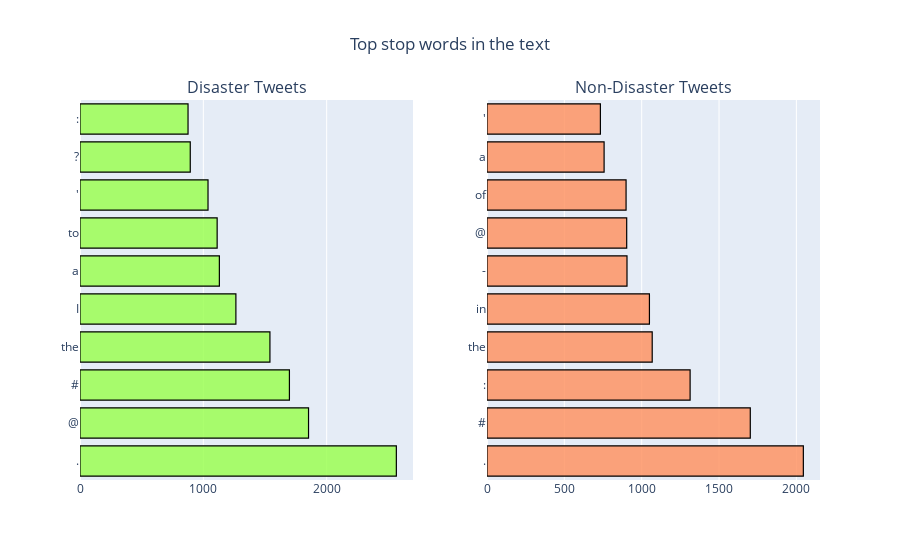

The notebook cell saved with this chart:
### Code cell
values_list = []

def analyze_stopwords(data,func,targetlist):
  
  for label in range(0,len(targetlist)):
    corpus = func(targetlist[label])
    dic = defaultdict(int)
    
    for word in corpus:
        dic[word] += 1
    
    top = sorted(dic.items(),key = lambda x: x[1],reverse=True)[:10]
    x_items,y_values = zip(*top)
    values_list.append(x_items)
    values_list.append(y_values)

#analyzing stopwords for 0 and 1 target labels
analyze_stopwords(data,create_corpus,[0,1])

fig = make_subplots(rows=1, cols=2,subplot_titles=("Disaster Tweets", "Non-Disaster Tweets"))

fig.add_trace(
      go.Bar(x=values_list[1],y=values_list[0],orientation='h',marker=dict(color= 'rgba(152, 255, 74,0.8)'),
             marker_line=dict(color='black'),marker_line_width=1.2),
      row=1, col=1
).add_trace(
      go.Bar(x=values_list[3],y=values_list[2],orientation='h',marker=dict(color= 'rgba(255, 143, 92,0.8)'),
             marker_line=dict(color='black'),marker_line_width=1.2),
      row=1, col=2
).update_layout(title_text="Top stop words in the text",title_x=0.5,showlegend=False).show()

# py.plot(fig,filename='Top stop words in the text',auto_open=False,show_link=False)

### Figure 1 — Plotly figure (JSON) as saved in the notebook; plotly's stock layout.template omitted (floating-point values rounded to 4 significant figures)
{"data": [{"marker": {"color": "rgba(152, 255, 74,0.8)", "line": {"color": "black", "width": 1.2}}, "orientation": "h", "type": "bar", "x": [2565, 1853, 1698, 1540, 1264, 1130, 1112, 1038, 894, 876], "xaxis": "x", "y": [".", "@", "#", "the", "I", "a", "to", "'", "?", ":"], "yaxis": "y"}, {"marker": {"color": "rgba(255, 143, 92,0.8)", "line": {"color": "black", "width": 1.2}}, "orientation": "h", "type": "bar", "x": [2045, 1702, 1313, 1068, 1050, 905, 903, 899, 757, 733], "xaxis": "x2", "y": [".", "#", ":", "the", "in", "-", "@", "of", "a", "'"], "yaxis": "y2"}], "layout": {"annotations": [{"font": {"size": 16}, "showarrow": false, "text": "Disaster Tweets", "x": 0.225, "xanchor": "center", "xref": "paper", "y": 1, "yanchor": "bottom", "yref": "paper"}, {"font": {"size": 16}, "showarrow": false, "text": "Non-Disaster Tweets", "x": 0.775, "xanchor": "center", "xref": "paper", "y": 1, "yanchor": "bottom", "yref": "paper"}], "showlegend": false, "title": {"text": "Top stop words in the text", "x": 0.5}, "xaxis": {"anchor": "y", "domain": [0, 0.45]}, "xaxis2": {"anchor": "y2", "domain": [0.55, 1]}, "yaxis": {"anchor": "x", "domain": [0, 1]}, "yaxis2": {"anchor": "x2", "domain": [0, 1]}}}
